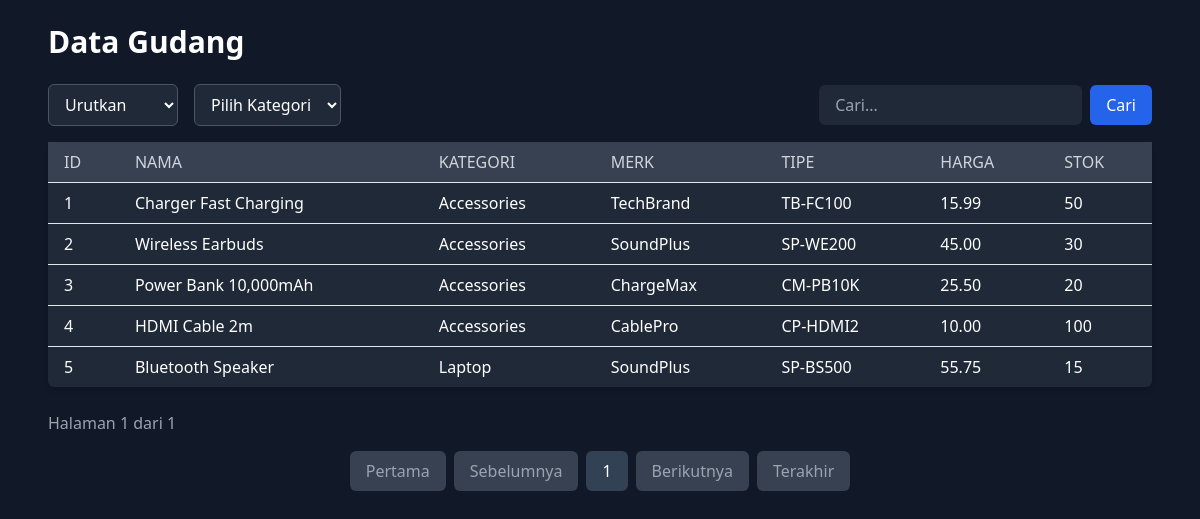
The page / on the database its author committed.
### tables this page shows
CREATE TABLE `products` (
  `product_id` int(11) NOT NULL AUTO_INCREMENT,
  `name` varchar(100) NOT NULL,
  `category` int(11) DEFAULT NULL,
  `brand` varchar(50) DEFAULT NULL,
  `model_number` varchar(50) DEFAULT NULL,
  `price` decimal(10,2) NOT NULL,
  `stock_quantity` int(11) NOT NULL DEFAULT 0,
  PRIMARY KEY (`product_id`),
  KEY `category` (`category`),
  CONSTRAINT `products_ibfk_1` FOREIGN KEY (`category`) REFERENCES `categories` (`category_id`) ON UPDATE CASCADE
);

CREATE TABLE `categories` (
  `category_id` int(11) NOT NULL AUTO_INCREMENT,
  `category_name` varchar(30) DEFAULT NULL,
  PRIMARY KEY (`category_id`)
);

### functions.php (called while the page is built, shortened)
<?php
function buildQueryString($params)
{
    unset($params['page']);
    return http_build_query($params);
}
function getOrderBy($sort)
{
    switch ($sort) {
        default:
            return "ORDER BY p.product_id";
    }
}
function getProducts($conn, $query_showProducts, $order_by, $limit, $offset)
{
    $sql = "SELECT p.product_id, p.name, c.category_name, p.brand, p.model_number, p.stock_quantity, p.price
            $query_showProducts $order_by LIMIT $limit OFFSET $offset";
    return mysqli_query($conn, $sql);
}
function getTotalData($conn, $query_showProducts)
{
    $sql = "SELECT COUNT(*) AS total $query_showProducts";
    $result = mysqli_query($conn, $sql);
    return mysqli_fetch_assoc($result)['total'];
}

### index.php (the view, shortened to what this page needs)
<?php
include 'koneksi.php';
include 'functions.php';
$limit = 10;
$page = isset($_GET['page']) ? (int)$_GET['page'] : 1;
$offset = ($page - 1) * $limit;
$query_showProducts = "FROM Products p INNER JOIN Categories c ON p.category = c.category_id WHERE 1=1";
$order_by = getOrderBy(isset($_GET['sort']) ? $_GET['sort'] : '');
$total_data = getTotalData($conn, $query_showProducts);
$total_pages = ceil($total_data / $limit);
$data = getProducts($conn, $query_showProducts, $order_by, $limit, $offset);
$query_string = buildQueryString($_GET);
$max_pages_to_display = 3;
$start_page = max(1, $page - floor($max_pages_to_display / 2));
$end_page = min($total_pages, $start_page + $max_pages_to_display - 1);
?>
<!DOCTYPE html>
<html lang="en">
<head>
  <script src="https://cdn.tailwindcss.com"></script>
</head>
<body class="bg-gray-900 text-white">
  <div class="max-w-6xl mx-auto p-6">
    <h1 class="text-3xl font-semibold mb-6">Data Gudang</h1>
    <div class="mb-4">
      <form method="GET" class="flex justify-between items-center w-full space-x-4">
        <div class="flex space-x-4">
          <div class="flex items-center space-x-2">
            <select name="sort" onchange="this.form.submit()" class="border border-gray-600 rounded-md px-3 py-2 bg-gray-800 text-white focus:outline-none focus:ring-2 focus:ring-blue-500">
              <option value="">Urutkan</option>
            </select>
          </div>
          <div class="flex items-center space-x-2">
            <select name="category" onchange="this.form.submit()" class="border border-gray-600 rounded-md px-3 py-2 bg-gray-800 text-white focus:outline-none focus:ring-2 focus:ring-blue-500">
              <option value="">Pilih Kategori</option>
            </select>
          </div>
        </div>
        <div class="flex items-center ml-auto space-x-2">
          <input type="text" name="search" placeholder="Cari..." class="px-4 py-2 bg-gray-800 text-white rounded-md" value="<?php echo isset($_GET['search']) ? $_GET['search'] : ''; ?>">
          <button type="submit" class="px-4 py-2 bg-blue-600 text-white rounded-md hover:bg-blue-700">Cari</button>
        </div>
      </form>
    </div>
    <table class="w-full table-auto border-collapse mb-6 bg-gray-800 rounded-md shadow-md">
      <thead>
        <tr class="bg-gray-700 text-left">
          <th class="px-4 py-2 font-medium text-gray-300">ID</th>
          <th class="px-4 py-2 font-medium text-gray-300">NAMA</th>
          <th class="px-4 py-2 font-medium text-gray-300">KATEGORI</th>
          <th class="px-4 py-2 font-medium text-gray-300">MERK</th>
          <th class="px-4 py-2 font-medium text-gray-300">TIPE</th>
          <th class="px-4 py-2 font-medium text-gray-300">HARGA</th>
          <th class="px-4 py-2 font-medium text-gray-300">STOK</th>
        </tr>
      </thead>
      <tbody>
        <?php while ($row = mysqli_fetch_array($data)) { ?>
          <tr class="border-t">
            <td class="px-4 py-2"><?php echo $row['product_id']; ?></td>
            <td class="px-4 py-2"><?php echo $row['name']; ?></td>
            <td class="px-4 py-2"><?php echo $row['category_name']; ?></td>
            <td class="px-4 py-2"><?php echo $row['brand']; ?></td>
            <td class="px-4 py-2"><?php echo $row['model_number']; ?></td>
            <td class="px-4 py-2"><?php echo $row['price']; ?></td>
            <td class="px-4 py-2"><?php echo $row['stock_quantity']; ?></td>
          </tr>
        <?php } ?>
      </tbody>
    </table>
    <div class="mb-4 text-gray-400">
      <p>Halaman <?php echo $page; ?> dari <?php echo $total_pages; ?></p>
    </div>
    <div class="flex justify-center space-x-2">
      <?php
      if ($page > 1) {
        echo "<a href='?page=1&$query_string' class='px-4 py-2 bg-blue-600 text-white rounded-md hover:bg-blue-700'>Pertama</a>";
        echo "<a href='?page=" . ($page - 1) . "&$query_string' class='px-4 py-2 bg-blue-600 text-white rounded-md hover:bg-blue-700'>Sebelumnya</a>";
      } else {
        echo "<span class='px-4 py-2 bg-gray-700 text-gray-400 rounded-md'>Pertama</span>";
        echo "<span class='px-4 py-2 bg-gray-700 text-gray-400 rounded-md'>Sebelumnya</span>";
      }
      for ($i = $start_page; $i <= $end_page; $i++) {
        $active_class = ($i == $page) ? 'bg-slate-700' : 'bg-blue-600';
        echo "<a href='?page=$i&$query_string' class='px-4 py-2 $active_class text-white rounded-md hover:bg-blue-700'>$i</a>";
      }
      if ($page < $total_pages) {
        echo "<a href='?page=" . ($page + 1) . "&$query_string' class='px-4 py-2 bg-blue-600 text-white rounded-md hover:bg-blue-700'>Berikutnya</a>";
        echo "<a href='?page=$total_pages&$query_string' class='px-4 py-2 bg-blue-600 text-white rounded-md hover:bg-blue-700'>Terakhir</a>";
      } else {
        echo "<span class='px-4 py-2 bg-gray-700 text-gray-400 rounded-md'>Berikutnya</span>";
        echo "<span class='px-4 py-2 bg-gray-700 text-gray-400 rounded-md'>Terakhir</span>";
      }
      ?>
    </div>
  </div>
</body>
</html>

### rows shown on the page
products: product_id "1", name "Charger Fast Charging", category.category_name "Accessories", brand "TechBrand", model_number "TB-FC100", price "15.99", stock_quantity "50"
products: product_id "2", name "Wireless Earbuds", category.category_name "Accessories", brand "SoundPlus", model_number "SP-WE200", price "45.00", stock_quantity "30"
products: product_id "3", name "Power Bank 10,000mAh", category.category_name "Accessories", brand "ChargeMax", model_number "CM-PB10K", price "25.50", stock_quantity "20"
products: product_id "4", name "HDMI Cable 2m", category.category_name "Accessories", brand "CablePro", model_number "CP-HDMI2", price "10.00", stock_quantity "100"
products: product_id "5", name "Bluetooth Speaker", category.category_name "Laptop", brand "SoundPlus", model_number "SP-BS500", price "55.75", stock_quantity "15"

### other values the page prints
$page "1"
$total_pages "1"
